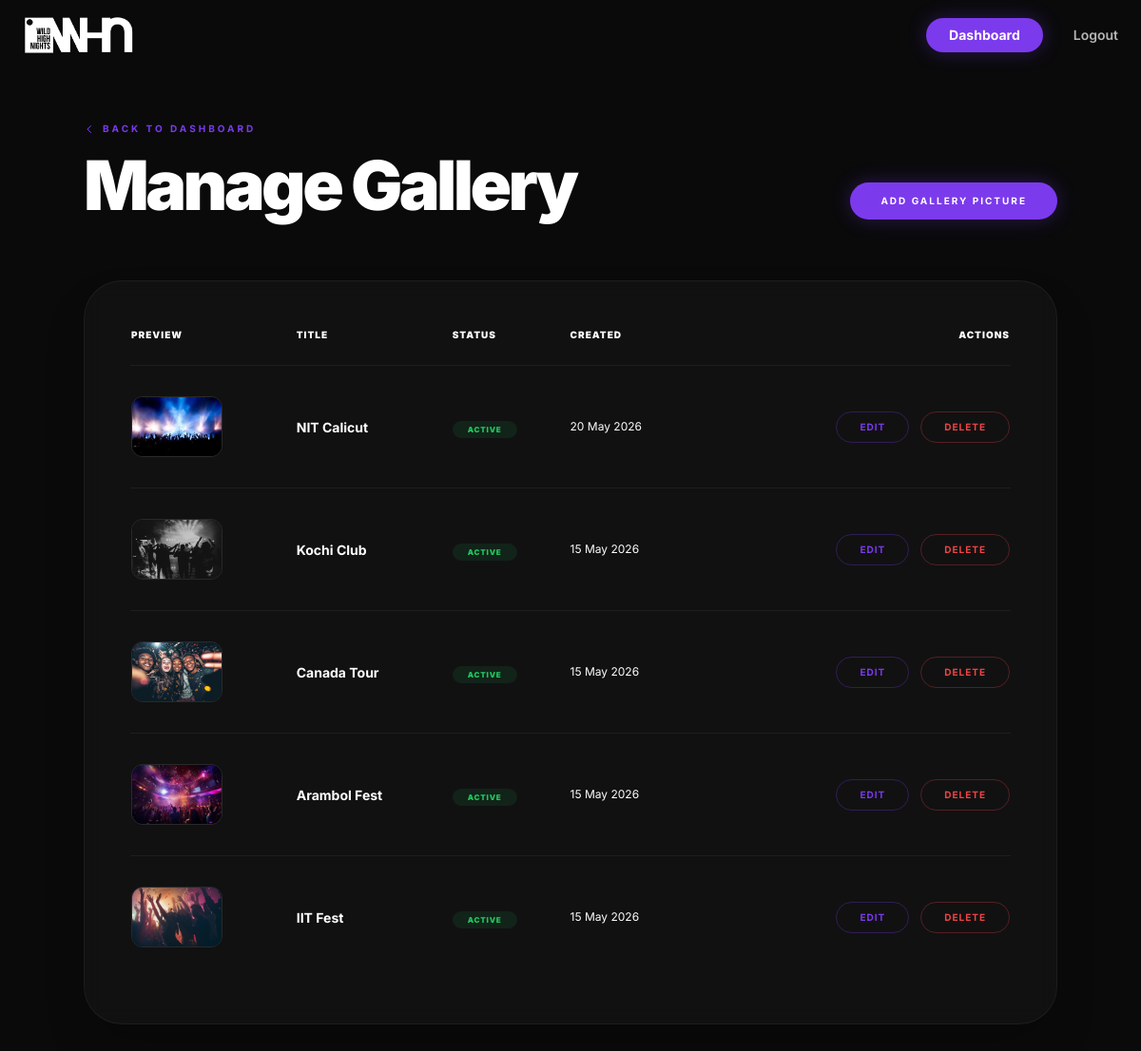
The page /dashboard/gallery/ (signed in) on the database its author committed.
### bookings/models.py (models this page shows, shortened)
class GalleryImage(models.Model):
    title = models.CharField(max_length=150, blank=True)
    image = models.ImageField(upload_to="gallery/")
    is_active = models.BooleanField(default=True)
    created_at = models.DateTimeField(auto_now_add=True)

### bookings/views.py (the view)
# urls.py: path('dashboard/gallery/', views.manage_gallery_view, name='manage_gallery'),
@login_required(login_url='login')
def manage_gallery_view(request):
    images = GalleryImage.objects.all().order_by('-created_at')
    return render(request, 'bookings/manage_gallery.html', {'images': images})

### templates/bookings/manage_gallery.html (shortened to what this page needs)
{% extends 'base.html' %}
{% load static %}
{% block content %}
<div class="min-h-screen bg-whn-dark pt-32 pb-20 px-6">
    <div class="container mx-auto">
        <div class="flex flex-col md:flex-row md:items-end justify-between gap-8 mb-16" data-aos="fade-down">
            <div>
                <a href="{% url 'dashboard' %}" class="text-whn-purple font-bold tracking-[0.3em] uppercase text-[10px] mb-4 flex items-center gap-2 hover:translate-x-[-4px] transition-transform">
                    <svg xmlns="http://www.w3.org/2000/svg" class="h-3 w-3" fill="none" viewBox="0 0 24 24" stroke="currentColor">
                        <path stroke-linecap="round" stroke-linejoin="round" stroke-width="2" d="M15 19l-7-7 7-7" />
                    </svg>
                    Back to Dashboard
                </a>
                <h1 class="text-6xl md:text-7xl font-black text-white tracking-tighter">Manage Gallery</h1>
            </div>
            <a href="{% url 'add_gallery_image' %}" class="px-8 py-3 bg-whn-purple text-white text-[10px] font-bold rounded-full shadow-[0_0_20px_rgba(124,58,237,0.3)] hover:scale-105 active:scale-95 transition-all uppercase tracking-[0.2em]">Add Gallery Picture</a>
        </div>
        <div class="glass-card rounded-[2.5rem] p-10 md:p-12 border border-white/5 shadow-2xl" data-aos="fade-up">
            <div class="overflow-x-auto">
                <table class="w-full text-left">
                    <thead>
                        <tr class="border-b border-white/5">
                            <th class="pb-6 text-[10px] font-black text-whn-tertiary uppercase tracking-widest">Preview</th>
                            <th class="pb-6 text-[10px] font-black text-whn-tertiary uppercase tracking-widest">Title</th>
                            <th class="pb-6 text-[10px] font-black text-whn-tertiary uppercase tracking-widest">Status</th>
                            <th class="pb-6 text-[10px] font-black text-whn-tertiary uppercase tracking-widest">Created</th>
                            <th class="pb-6 text-[10px] font-black text-whn-tertiary uppercase tracking-widest text-right">Actions</th>
                        </tr>
                    </thead>
                    <tbody class="divide-y divide-white/5">
                        {% for img in images %}
                        <tr class="group hover:bg-white/[0.02] transition-colors">
                            <td class="py-8">
                                <div class="w-24 h-16 rounded-xl overflow-hidden border border-white/10 cursor-pointer" onclick="previewImage('{{ img.image.url }}', '{{ img.title|default:'Gallery Image' }}')">
                                    <img src="{{ img.image.url }}" alt="{{ img.title }}" class="w-full h-full object-cover">
                                </div>
                            </td>
                            <td class="py-8">
                                <span class="text-white font-bold text-sm">{{ img.title|default:"Untitled" }}</span>
                            </td>
                            <td class="py-8">
                                <span class="px-4 py-1 rounded-full text-[8px] font-black uppercase tracking-widest
                                    {% if img.is_active %}bg-green-500/10 text-green-500
                                    {% else %}bg-red-500/10 text-red-500{% endif %}">
                                    {% if img.is_active %}Active{% else %}Inactive{% endif %}
                                </span>
                            </td>
                            <td class="py-8 text-whn-tertiary text-xs">
                                {{ img.created_at|date:"d M Y" }}
                            </td>
                            <td class="py-8 text-right">
                                <div class="flex items-center justify-end gap-3">
                                    <a href="{% url 'edit_gallery_image' img.id %}" class="px-6 py-2 rounded-full border border-whn-purple/30 text-whn-purple text-[10px] font-bold hover:bg-whn-purple hover:text-white hover:border-whn-purple transition-all uppercase tracking-widest">
                                        Edit
                                    </a>
                                    <button onclick="confirmDelete('{{ img.id }}', '{{ img.title|default:'this image' }}')" class="px-6 py-2 rounded-full border border-red-500/30 text-red-500 text-[10px] font-bold hover:bg-red-500 hover:text-white hover:border-red-500 transition-all uppercase tracking-widest">
                                        Delete
                                    </button>
                                </div>
                            </td>
                        </tr>
                        {% empty %}
                        <tr>
                            <td colspan="5" class="py-20 text-center text-whn-tertiary text-sm italic">No gallery images found.</td>
                        </tr>
                        {% endfor %}
                    </tbody>
                </table>
            </div>
        </div>
    </div>
</div>
{% endblock %}

### static/css/homepage.css (style rules this page uses)
.glass-card { background: rgba(255, 255, 255, 0.03); backdrop-filter: blur(10px); -webkit-backdrop-filter: blur(10px); border: 1px solid rgba(255, 255, 255, 0.05); transition: all 0.3s ease; }

### rows shown on the page
GalleryImage: image (picture), title "NIT Calicut", is_active "ACTIVE", created_at "20 May 2026"
GalleryImage: image (picture), title "Kochi Club", is_active "ACTIVE", created_at "15 May 2026"
GalleryImage: image (picture), title "Canada Tour", is_active "ACTIVE", created_at "15 May 2026"
GalleryImage: image (picture), title "Arambol Fest", is_active "ACTIVE", created_at "15 May 2026"
GalleryImage: image (picture), title "IIT Fest", is_active "ACTIVE", created_at "15 May 2026"
